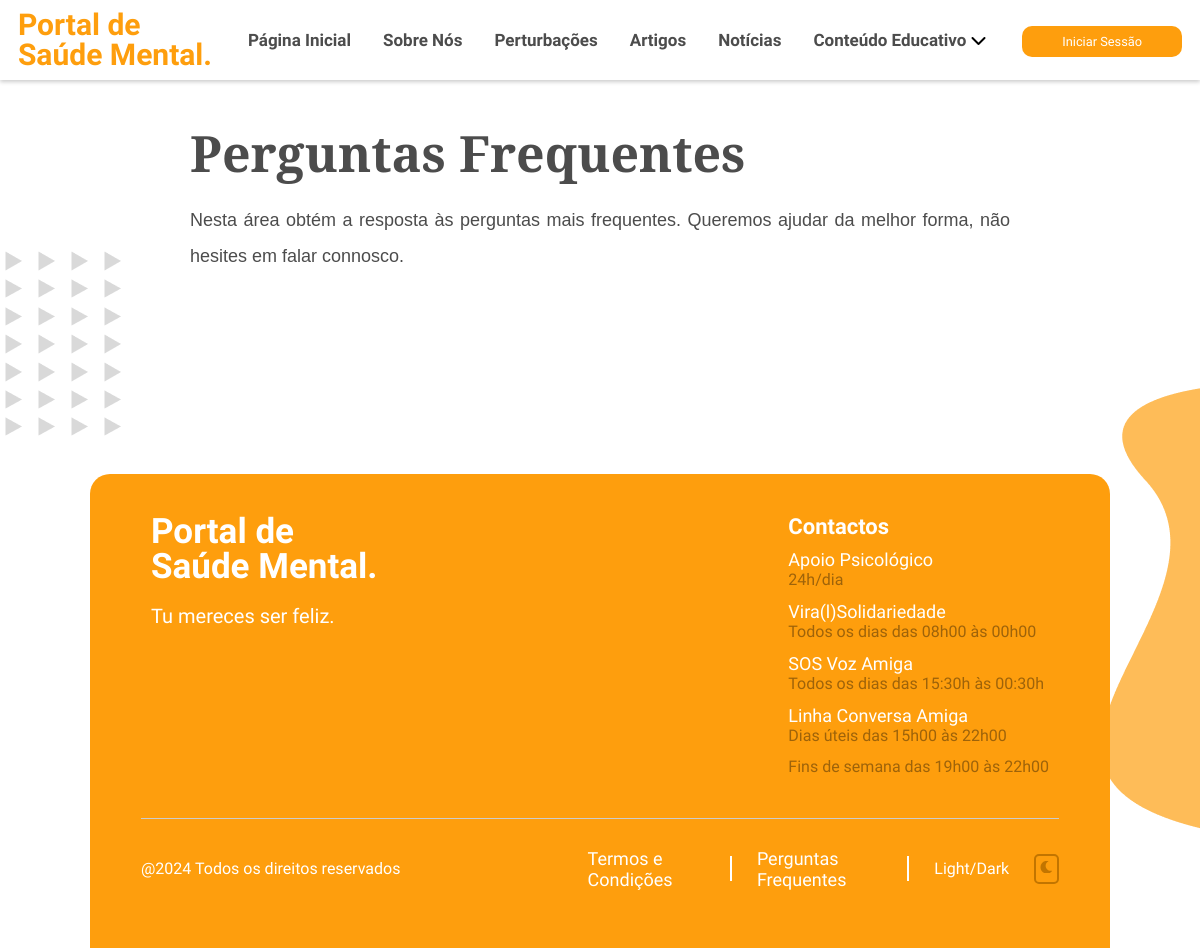
Before: /perguntas-frequentes/index.php with the older database file.
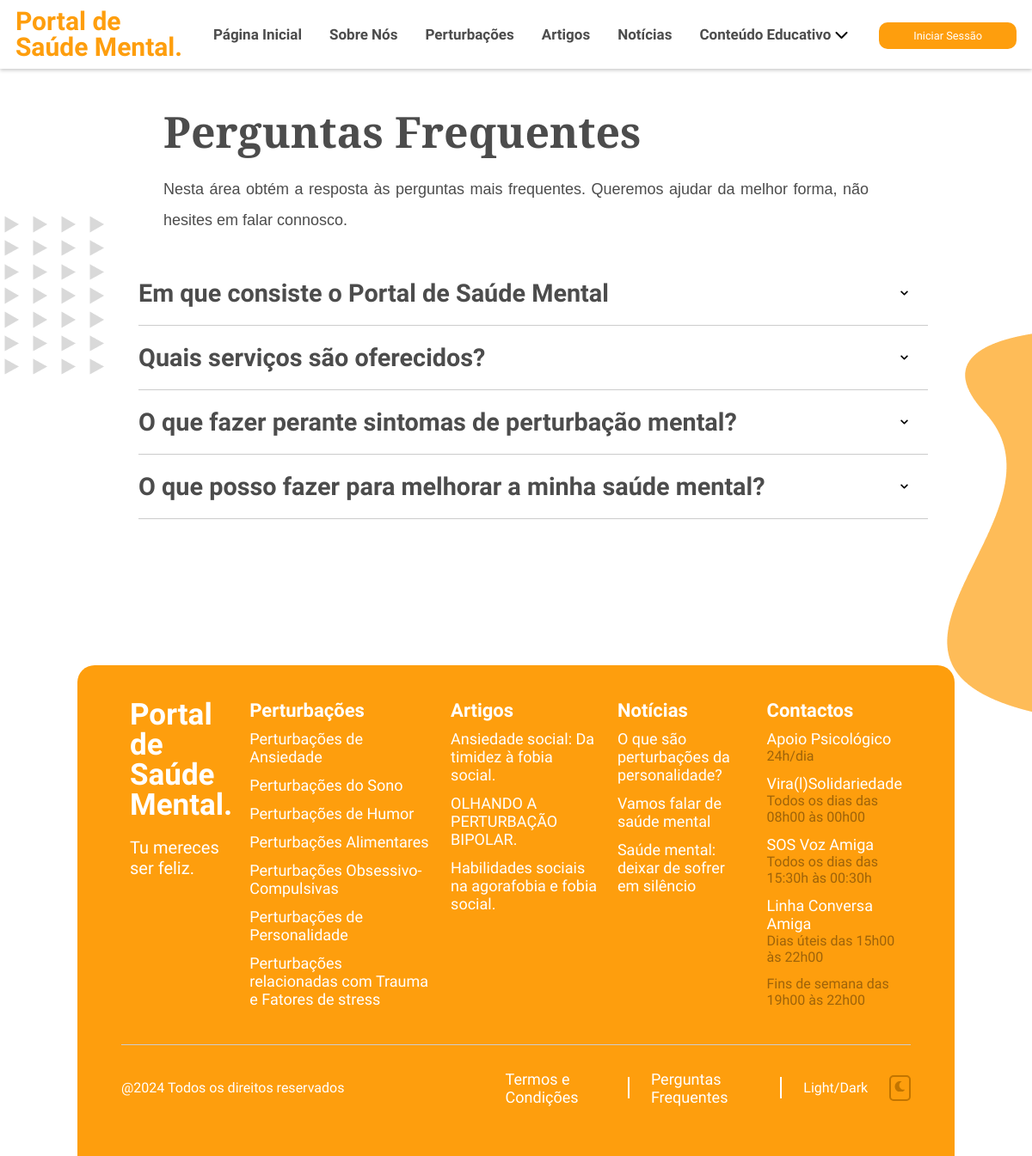
After: the same page with the newer database file.
### tables this page shows
CREATE TABLE `perguntas` (
  `perguntas_id` int(11) NOT NULL,
  `pergunta` varchar(1000) NOT NULL,
  `resposta` varchar(1000) NOT NULL
);

CREATE TABLE `perturbacoes` (
  `perturbacoes_id` int(11) NOT NULL,
  `nome` varchar(255) NOT NULL,
  `texto` mediumtext NOT NULL,
  `img_perturbacao` mediumtext DEFAULT NULL,
  `img_perturbacao_circ` mediumtext DEFAULT NULL,
  `banner_perturbacao` mediumtext NOT NULL,
  `fonte` varchar(1000) NOT NULL
);

CREATE TABLE `artigos` (
  `artigo_id` int(11) NOT NULL,
  `juncao_perturbacoes_id` int(11) DEFAULT NULL,
  `titulo` varchar(1000) NOT NULL,
  `data_publicacao` mediumtext NOT NULL,
  `autor` mediumtext NOT NULL,
  `img_artigo` mediumtext NOT NULL,
  `fonte` varchar(1000) NOT NULL
);

CREATE TABLE `noticias` (
  `noticias_id` int(11) NOT NULL,
  `titulo` varchar(1000) NOT NULL,
  `data_publicacao` date NOT NULL,
  `autor` varchar(1000) NOT NULL,
  `img_noticia` mediumtext NOT NULL,
  `conteudo_texto` varchar(1000) NOT NULL,
  `fonte` varchar(1000) NOT NULL
);

### perguntas-frequentes/index.php (the view, shortened to what the changed rows need)
<?php
include '../includes/header.php';
require_once ("../conn/conn.php");
?>
<body>
    <div class="heading">
        <h1>
            Perguntas Frequentes
        </h1>
    </div>
    <section class="perguntas" id="perguntas">
        <?php
        $query = "SELECT pergunta, resposta FROM perguntas";
        $result = mysqli_query($conn, $query);
        while ($row = mysqli_fetch_assoc($result)) {
            ?>
            <div class="faq">
                <div class="question">
                    <h3><?php echo $row['pergunta']; ?></h3>
                </div>
            </div>
            <hr class="divider">
            <?php
        }
        ?>
    </section>
    <footer>
        <div class="footer-row">
            <div class="footer-col">
                <h1>Portal de <br> Saúde Mental.</h1>
            </div>
            <?php
            $query = "SELECT nome, img_perturbacao FROM perturbacoes";
            $result = mysqli_query($conn, $query);
            if ($result && mysqli_num_rows($result) > 0) {
                ?>
                <div class="footer-col">
                    <h3>Perturbações</h3>
                    <?php
                    while ($row = mysqli_fetch_assoc($result)) {
                        ?>
                        <ul>
                            <?php
                            $nome_codificado = urlencode($row["nome"]);
                            ?>
                            <li><a
                                    href="../perturbacoes/grupo-perturbacoes/?nome=<?php echo $nome_codificado; ?>"><?php echo $row["nome"] ?></a>
                            </li>
                        </ul>
                        <?php
                    }
                    ?>
                </div>
                <?php
            }
            ?>
            <?php
            $query = "SELECT titulo FROM artigos LIMIT 3";
            $result = mysqli_query($conn, $query);
            if ($result && mysqli_num_rows($result) > 0) {
                ?>
                <div class="footer-col">
                    <h3>Artigos</h3>
                    <?php
                    while ($row = mysqli_fetch_assoc($result)) {
                        ?>
                        <ul>
                            <?php
                            $titulo_codificado = urlencode($row["titulo"]);
                            ?>
                            <li><a
                                    href="../artigos/artigo/?titulo=<?php echo $titulo_codificado; ?>"><?php echo $row["titulo"] ?></a>
                            </li>
                        </ul>
                        <?php
                    }
                    ?>
                </div>
                <?php
            }
            ?>
            <?php
            $query = "SELECT titulo FROM noticias LIMIT 3";
            $result = mysqli_query($conn, $query);
            if ($result && mysqli_num_rows($result) > 0) {
                ?>
                <div class="footer-col">
                    <h3>Notícias</h3>
                    <?php
                    while ($row = mysqli_fetch_assoc($result)) {
                        ?>
                        <ul>
                            <?php
                            $titulo_codificado = urlencode($row["titulo"]);
                            ?>
                            <li><a
                                    href="../noticias/noticia/?titulo=<?php echo $titulo_codificado; ?>"><?php echo $row["titulo"] ?></a>
                            </li>
                        </ul>
                        <?php
                    }
                    ?>
                </div>
                <?php
            }
            ?>
        </div>
    </footer>
</body>
</html>

Changed rows visible on the page:
added perguntas: pergunta "Em que consiste o Portal de Saúde Mental"
added perguntas: pergunta "Quais serviços são oferecidos?"
added perguntas: pergunta "O que fazer perante sintomas de perturbação mental?"
added perguntas: pergunta "O que posso fazer para melhorar a minha saúde mental?"
added perturbacoes: nome "Perturbações de Ansiedade"
added perturbacoes: nome "Perturbações do Sono"
added perturbacoes: nome "Perturbações de Humor"
added perturbacoes: nome "Perturbações Alimentares"
added perturbacoes: nome "Perturbações Obsessivo-Compulsivas"
added perturbacoes: nome "Perturbações de Personalidade"
added perturbacoes: nome "Perturbações relacionadas com Trauma e Fatores de stress"
added artigos: titulo "Ansiedade social: Da timidez à fobia social."
added artigos: titulo "OLHANDO A PERTURBAÇÃO BIPOLAR."
added artigos: titulo "Habilidades sociais na agorafobia e fobia social."
added noticias: titulo "O que são perturbações da personalidade?"
added noticias: titulo "Vamos falar de saúde mental"
added noticias: titulo "Saúde mental: deixar de sofrer em silêncio"
Other visible differences:
text now shown: "Perturbações Artigos Notícias"
